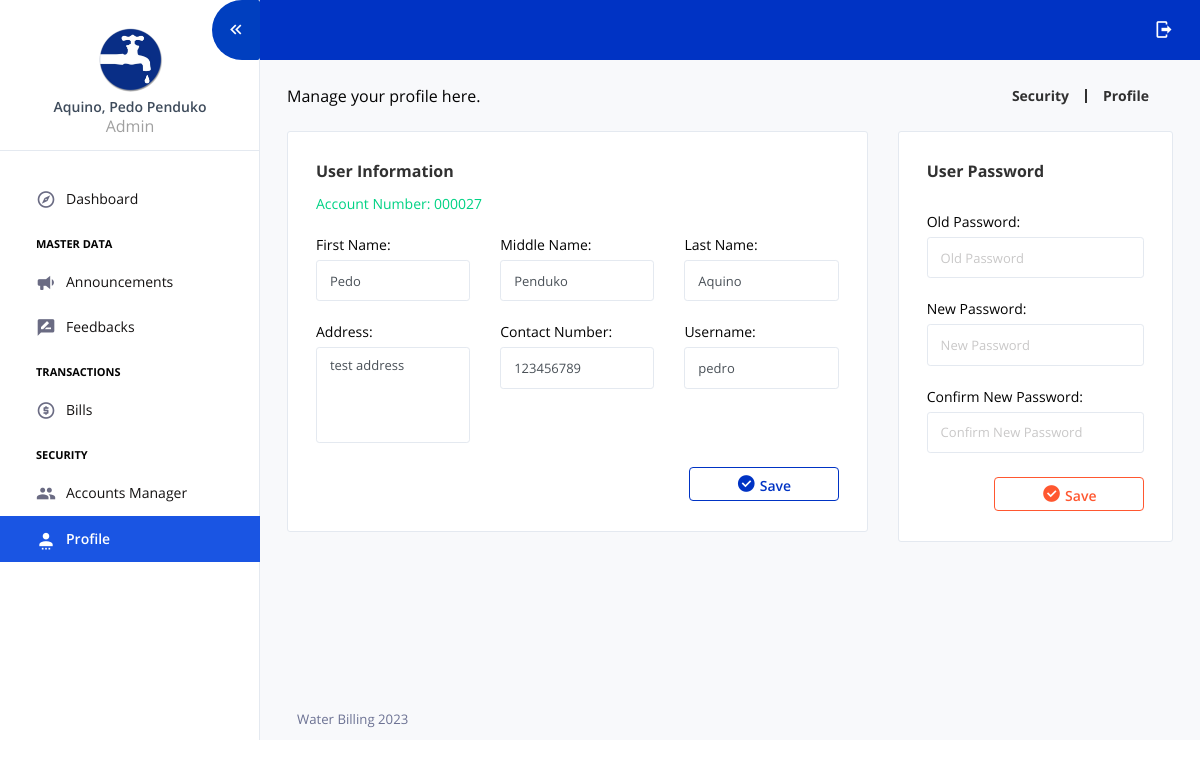
/?page=profile (signed in), run on the app's committed database.
### tables this page shows
CREATE TABLE `tbl_users` (
  `user_id` int(11) NOT NULL AUTO_INCREMENT,
  `account_number` varchar(10) NOT NULL DEFAULT '',
  `meter_number` varchar(50) NOT NULL DEFAULT '',
  `user_fname` varchar(50) NOT NULL,
  `user_mname` varchar(50) NOT NULL,
  `user_lname` varchar(50) NOT NULL,
  `address` varchar(150) NOT NULL DEFAULT '',
  `contact_number` varchar(50) NOT NULL DEFAULT '',
  `username` varchar(50) NOT NULL,
  `password` varchar(150) NOT NULL,
  `user_category` varchar(1) NOT NULL DEFAULT '' COMMENT 'A = ADMIN, C = USER or CUSTOMER, M = METER READER',
  `customer_type` varchar(1) NOT NULL DEFAULT '' COMMENT 'R = RESIDENTIAL, C= COMMECRCIAL',
  `date_added` datetime NOT NULL DEFAULT CURRENT_TIMESTAMP,
  PRIMARY KEY (`user_id`)
);

### core/my_functions.php (called while the page is built, shortened)
<?php
function userFullName($user_id){
	global $mysqli;
	$fetch = $mysqli->query("SELECT * FROM tbl_users WHERE user_id='$user_id'") or die(mysqli_error());
	if($fetch->num_rows > 0){
		$row = $fetch->fetch_array();
		return $row["user_lname"].", ".$row["user_fname"]." ".$row["user_mname"];
	}else{
		return "User not found.";
	}
}
function user_info($selected_data,$user_id){
	global $mysqli;
	$fetch = $mysqli->query("SELECT $selected_data FROM tbl_users WHERE user_id='$user_id'") or die(mysqli_error());
	$row = $fetch->fetch_array();
	return $row[0];
}
?>

### views/profile.php (the view, shortened to what this page needs)
<div class="content-wrapper pb-0">
  	<div class="page-header flex-wrap">
    	<div class="header-left">
      		Manage your profile here.
    	</div>
    	<div class="header-right d-flex flex-wrap mt-2 mt-sm-0">
      		<div class="d-flex align-items-center">
        		<a href="#">
          			<p class="m-0 pr-3">Security</p>
        		</a>
        		<a class="pl-3 mr-4" href="#">
          			<p class="m-0">Profile</p>
        		</a>
      		</div>
    	</div>
  	</div>
  	<div class="row">
 		<div class="col-sm-8">
 			<div class="card">
	          	<div class="card-body">
	            <h4 class="card-title">User Information</h4>
	            <p class="card-description text-success">Account Number: <?= user_info("account_number",$user_id) ?> <br>  <?= $session_user_category=="C"?"Meter Number:".user_info("meter_number",$user_id):""; ?></p>
		            <form role="form" method="POST" id="form_submit_update_basic_info">
		              	<div class="row">
		              		<div class="col-sm-4">
			              		<div class="form-group">
				                	<label>First Name:</label>
			                    	<input type="text" class="form-control form-control-sm" name="user_fname" placeholder="First Name" value="<?= user_info("user_fname",$user_id) ?>" autocomplete="off" required>
				              	</div>
			              	</div>
			              	<div class="col-sm-4">
			              		<div class="form-group">
			              			<label>Middle Name:</label>
		                    		<input type="text" class="form-control form-control-sm" name="user_mname" placeholder="Middle Name" value="<?= user_info("user_mname",$user_id) ?>" autocomplete="off" required>
		                    	</div>
			              	</div>
			              	<div class="col-sm-4">
			              		<div class="form-group">
			              			<label>Last Name:</label>
	                    			<input type="text" class="form-control form-control-sm" name="user_lname" placeholder="Last Name" value="<?= user_info("user_lname",$user_id) ?>" autocomplete="off" required>
		                    	</div>
			              	</div>
		              	</div>
		              	<div class="row">
		              		<div class="col-sm-4">
			                	<div class="form-group">
			                  		<label>Address:</label>
			                  		<textarea class="form-control form-control-sm" name="address" rows="4"  autocomplete="off" placeholder="Address"><?= user_info("address",$user_id) ?></textarea>
			                	</div>
			              	</div>
			              	<div class="col-sm-4">
			                 	<div class="form-group">
			                    	<label>Contact Number:</label>
			                    	<input type="text" class="form-control form-control-sm" name="contact_number" placeholder="Contact Number" value="<?= user_info("contact_number",$user_id) ?>" autocomplete="off">
			                	</div>
			              	</div>
			              	<div class="col-sm-4">
				                <div class="form-group">
				                    <label>Username:</label>
				                    <input type="text" class="form-control form-control-sm" name="username" placeholder="Username" value="<?= user_info("username",$user_id) ?>" autocomplete="off" required>
				                </div>
				            </div>
			            </div>
		              	<button type="submit" class="btn btn-outline-primary btn-fw btn-sm" id="form_btn_update_basic_info" style="float: right;"><i class="mdi mdi-check-circle"></i> Save</button>
		            </form>
	          	</div>
	        </div>
 		</div>
 		<div class="col-sm-4">
 			<div class="card">
	          	<div class="card-body">
	            <h4 class="card-title">User Password</h4> <br>
		            <form role="form" method="POST" id="form_submit_update_password">
		              	<div class="row">
		              		<div class="col-sm-12">
		              			<div class="form-group">
				                	<label>Old Password:</label>
			                    	<input type="password" class="form-control form-control-sm" name="old_password" placeholder="Old Password" autocomplete="off" required>
				              	</div>
		              		</div>
		              		<div class="col-sm-12">
		              			<div class="form-group">
			              			<label>New Password:</label>
		                    		<input type="password" class="form-control form-control-sm" name="new_password" placeholder="New Password" autocomplete="off" required>
		                    	</div>
		              		</div>
		              		<div class="col-sm-12">
		              			<div class="form-group">
			              			<label>Confirm New Password:</label>
		                			<input type="password" class="form-control form-control-sm" name="confirm_password" placeholder="Confirm New Password" autocomplete="off" required>
		                    	</div>
		              		</div>
		              	</div>
		              	<button type="submit" class="btn btn-outline-warning btn-fw btn-sm" id="form_btn_update_password" style="float: right;"><i class="mdi mdi-check-circle"></i> Save</button>
		            </form>
	          	</div>
	        </div>
 		</div>
  	</div>
</div>

### components/sidebar.php
<nav class="sidebar sidebar-offcanvas" id="sidebar">
  <ul class="nav">
    <li class="nav-item nav-profile border-bottom">
      <a href="?page=profile" class="nav-link flex-column">
        <div class="nav-profile-image">
          <img src="assets/images/faucet_2_icon.ico" alt="profile" />
        </div>
        <div class="nav-profile-text d-flex ml-0 mb-3 flex-column">
          <span class="font-weight-semibold mb-1 mt-2 text-center"><?= userFullName($user_id)?></span>
          <span class="text-secondary icon-sm text-center"><?= $session_user_category=="A"?"Admin":(($session_user_category=="C")?"Customer":"Meter Reader");?></span>
        </div>
      </a>
    </li>
    <li class="pt-0 pb-0">
      <span class="nav-item-head"></span>
    </li>
    <li class="nav-item <?= $page=="dashboard"?'active':''; ?>">
      <a class="nav-link" href="?page=dashboard">
        <i class="mdi mdi-compass-outline menu-icon"></i>
        <span class="menu-title">Dashboard</span>
      </a>
    </li>
    <?php if($session_user_category=="C" || $session_user_category=="A"){ ?>
    <li class="pt-2 pb-1">
      <span class="nav-item-head">Master Data</span>
    </li>
    <?php if($session_user_category=="A"){ ?>
    <li class="nav-item <?= $page=="announcements"?'active':''; ?>">
      <a class="nav-link" href="?page=announcements">
        <i class="mdi mdi-bullhorn menu-icon"></i>
        <span class="menu-title">Announcements</span>
      </a>
    </li>
    <?php } ?>
    <li class="nav-item <?= $page=="feedbacks"?'active':''; ?>">
      <a class="nav-link" href="?page=feedbacks">
        <i class="mdi mdi-message-draw menu-icon"></i>
        <span class="menu-title">Feedbacks</span>
      </a>
    </li>
    <?php } ?>
    <?php if($session_user_category=="A" || $session_user_category=="M"){ ?>
    <li class="pt-2 pb-1">
      <span class="nav-item-head">Transactions</span>
    </li>
    <li class="nav-item <?= $page=="bills"?'active':''; ?>">
      <a class="nav-link" href="?page=bills">
        <i class="mdi mdi-coin menu-icon"></i>
        <span class="menu-title">Bills</span>
      </a>
    </li>
    <?php } ?>
    <li class="pt-2 pb-1">
      <span class="nav-item-head">Security</span>
    </li>
    <?php if($session_user_category=="A"){ ?>
    <li class="nav-item <?= $page=="accounts_manager"?'active':''; ?>">
      <a class="nav-link" href="?page=accounts_manager">
        <i class="mdi mdi-account-multiple menu-icon"></i>
        <span class="menu-title">Accounts Manager</span>
      </a>
    </li>
    <?php } ?>
    <li class="nav-item <?= $page=="profile"?'active':''; ?>">
      <a class="nav-link" href="?page=profile">
        <i class="mdi mdi-account-settings menu-icon"></i>
        <span class="menu-title">Profile</span>
      </a>
    </li>
  </ul>
</nav>

### data on the page
tbl_users: userFullName($user_id) "Aquino, Pedo Penduko", account_number "000027", user_fname "Pedo", user_mname "Penduko", user_lname "Aquino", address "test address", contact_number "123456789", username "pedro"
